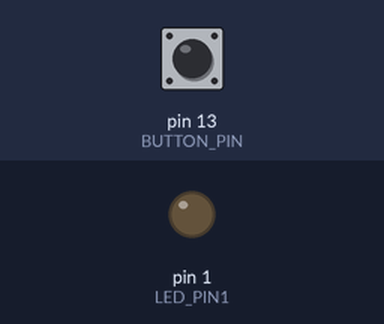
This sketch was run on a simulated Arduino Uno, built with avr-gcc and run on an emulated ATmega328P. Parts: output pins drawn as LEDs (lit = HIGH). The inputs (shaded band) are chosen by the test bench; at power-on: pin 13 (BUTTON_PIN) HIGH.

Above: at 1.2 s.
1.3 s: pin 13 (BUTTON_PIN) pulled LOW for 0.15 s
At 1.37 s:
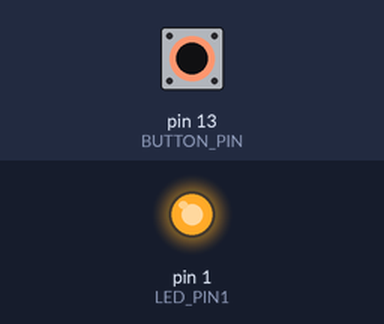
2.9 s: pin 13 (BUTTON_PIN) pulled LOW for 3.2 s
At 7.5 s:
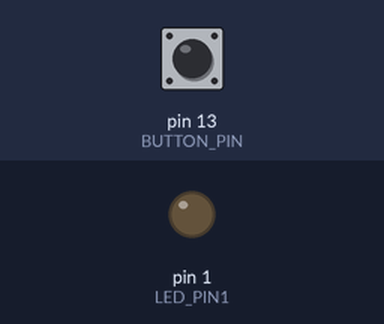
Timing chart, 0 to 9.0 s (numbered marks = the images above; inputs shaded):
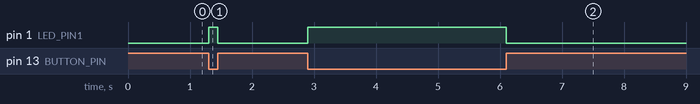

The sketch:

EE590_Lab1_Part3.ino
```cpp
#define LED_PIN1 1
#define BUTTON_PIN 13
//Above defining GPIO for input and output

/*
  Created By Sai Jayanth Kalisi

  Button controlled LED -> EE 590 Lab 1
*/

//setupGPIO pins based pin numbers mentioned above
void setup() {
  // put your setup code here, to run once:
  pinMode(LED_PIN1, OUTPUT);
  pinMode(BUTTON_PIN, INPUT_PULLUP);
}

/*
Loop is an equivalent to while(1), for(;;) or looped based gotos
*/
void loop() {
  // put your main code here, to run repeatedly:

  //Tried alternative.
  // digitalWrite(LED_PIN1, !digitalRead(BUTTON_PIN));

  //if button pressed, put LED on, else off
  if(digitalRead(BUTTON_PIN) == HIGH){
    digitalWrite(LED_PIN1, LOW);
  }
  else {
    digitalWrite(LED_PIN1, HIGH);
  }

  delay(1);

}
```

Measured:
- after the input at 1.3 s, pin 1 (LED_PIN1): LOW → HIGH at once, → LOW 0.15 s later
- after the input at 2.9 s, pin 1 (LED_PIN1): LOW → HIGH at once, → LOW 3.2 s later
